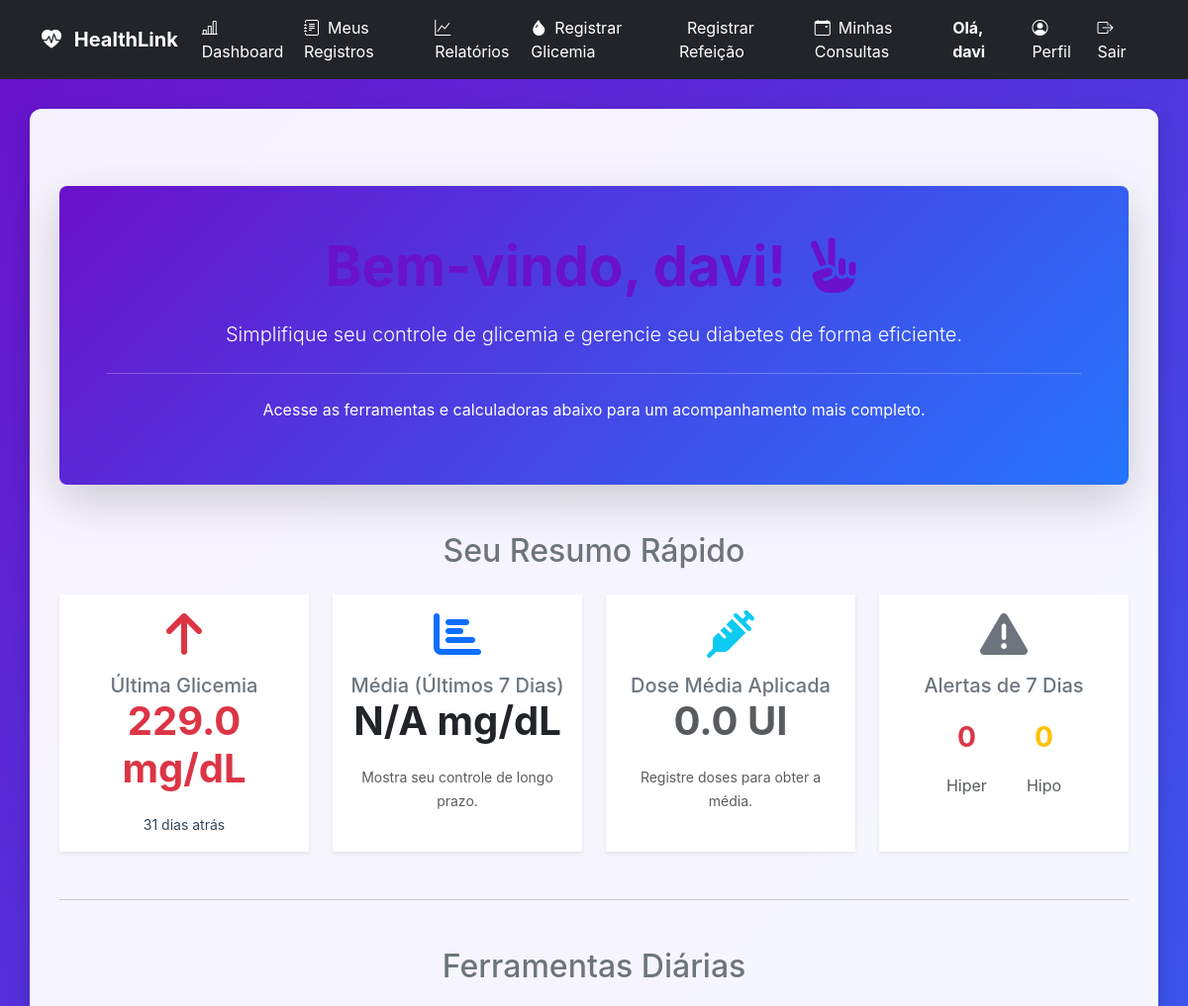
Before: /dashboard (signed in, upper part) with the older database file.
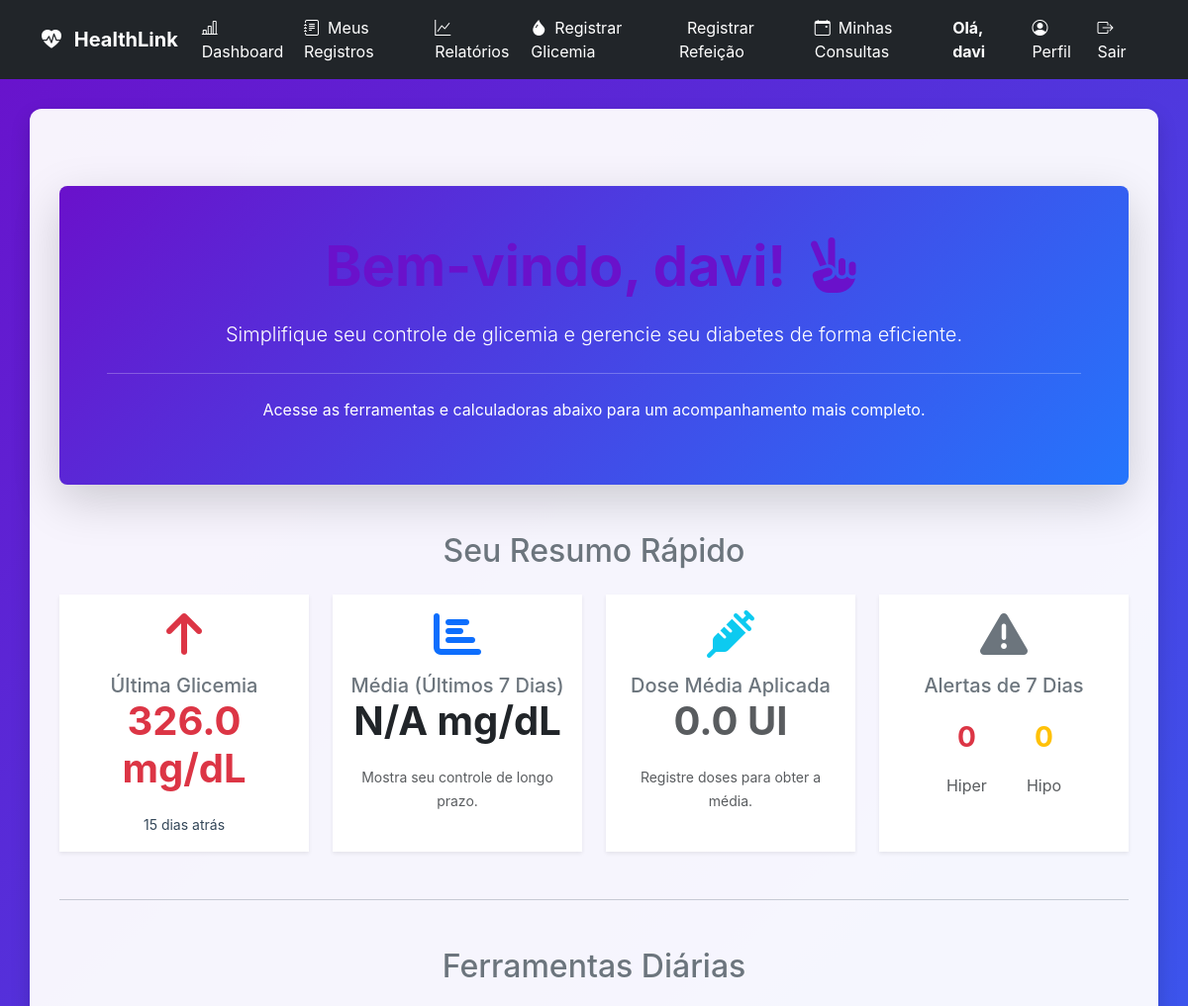
After: the same page with the newer database file.
### tables this page shows
CREATE TABLE registros (
                    id INTEGER PRIMARY KEY,
                    user_id INTEGER NOT NULL,
                    data_hora TEXT NOT NULL,
                    tipo TEXT NOT NULL,
                    valor REAL,
                    observacoes TEXT,
                    alimentos_json TEXT,
                    total_calorias REAL,
                    total_carbs REAL, dose_insulina REAL, dose_aplicada REAL, tipo_medicao TEXT,
                    FOREIGN KEY (user_id) REFERENCES users (id)
                );

### app.py (the view)
@app.route('/dashboard')
@login_required
def dashboard():
    if current_user.role in ['admin', 'secretario']:
        return redirect(url_for('dashboard_gestao'))
    elif current_user.role == 'medico':
        return redirect(url_for('dashboard_medico'))
    elif current_user.role == 'cuidador':
        return redirect(url_for('dashboard_cuidador'))
    elif current_user.role == 'paciente':
        paciente_id = current_user.id
        resumo_dados = db_manager.obter_resumo_paciente(paciente_id)
        dose_media = db_manager.calcular_dose_media_aplicada(paciente_id, dias=14)
        return render_template('dashboard_paciente.html', # Renomeado para clareza
                               resumo_dados=resumo_dados,
                               dose_media_aplicada=dose_media)
    flash("Seu perfil não está configurado. Por favor, entre em contato com o suporte.", 'danger')
    return redirect(url_for('logout'))

### app.py (called while the page is built)
@app.context_processor
def inject_now():
    return {'now': datetime.now}

### database_manager.py (called while the page is built)
    def get_db_connection(self):
        conn = sqlite3.connect(self.db_path)
        conn.execute("PRAGMA foreign_keys = ON;")
        conn.row_factory = sqlite3.Row
        return conn

    def carregar_usuario_por_id(self, user_id):
        conn = self.get_db_connection()
        user_data = conn.execute(
            "SELECT id, username, role, email, nome_completo, razao_ic, fator_sensibilidade, data_nascimento, sexo, telefone, medico_id FROM users WHERE id = ?",
            (user_id,)
        ).fetchone()
        conn.close()
        return dict(user_data) if user_data else None

### models.py (called while the page is built)
    @property
    def is_paciente(self):
        return self.role == 'paciente' or self.role == 'user'

### templates/dashboard_paciente.html (shortened to what the changed rows need)
{% extends 'base.html' %}
{% block content %}
<div class="container my-5">
    <div class="p-5 mb-4 bg-primary rounded-3 shadow-lg text-center text-white hero-dashboard">
        <h1 class="display-4 fw-bold">Bem-vindo, {{ current_user.username }}! <i class="fas fa-hand-peace ms-2"></i>
        </h1>
    </div>
    <h2 class="text-center mt-5 mb-4 text-secondary">Seu Resumo Rápido</h2>
    {% if resumo_dados.ultimo_registro %}
    {% set glicemia_valor = resumo_dados.ultimo_registro.valor | float %}
    {% set status_class = 'text-danger' if glicemia_valor > 180 else ('text-warning' if glicemia_valor < 70
        else 'text-success' ) %} {% set status_icon='fa-arrow-up' if glicemia_valor> 180 else ('fa-arrow-down' if
        glicemia_valor < 70 else 'fa-check-circle' ) %} <div class="row g-4 mb-4">
            <div class="col-12 col-md-6 col-lg-3">
                <div class="dashboard-card bg-white text-center shadow-sm h-100 p-3">
                    <div class="card-body">
                        <i class="fas {{ status_icon }} fa-3x mb-3 {{ status_class }}"></i>
                        <h5 class="card-title text-secondary">Última Glicemia</h5>
                        <h2 class="card-text display-6 fw-bold {{ status_class }}">
                            {{ resumo_dados.ultimo_registro.valor }} mg/dL
                        </h2>
                        <p class="card-text"><small>{{ resumo_dados.ultimo_registro.tempo_desde_ultimo }}</small></p>
                    </div>
                </div>
            </div>
            <div class="col-12 col-md-6 col-lg-3">
                <div class="dashboard-card bg-white text-center shadow-sm h-100 p-3">
                    <div class="card-body">
                        <i class="fas fa-chart-bar fa-3x mb-3 text-primary"></i>
                        <h5 class="card-title text-secondary">Média (Últimos 7 Dias)</h5>
                        <h2 class="card-text display-6 fw-bold text-dark">
                            {% if resumo_dados.media_ultima_semana %}
                            {{ resumo_dados.media_ultima_semana }} mg/dL
                            {% else %}
                            N/A
                            {% endif %}
                        </h2>
                        <p class="card-text"><small class="text-muted">Mostra seu controle de longo prazo.</small></p>
                    </div>
                </div>
            </div>
            <div class="col-12 col-md-6 col-lg-3">
                <div class="dashboard-card bg-white text-center shadow-sm h-100 p-3">
                    <div class="card-body">
                        <i class="fas fa-syringe fa-3x mb-3 text-info"></i>
                        <h5 class="card-title text-secondary">Dose Média Aplicada</h5>
                        {% if dose_media_aplicada is not none and dose_media_aplicada > 0 %}
                        <h2 class="card-text display-6 fw-bold text-dark">{{ dose_media_aplicada }} UI</h2>
                        <p class="card-text"><small class="text-muted">Média das últimas 2 semanas (Sugestão).</small>
                        </p>
                        {% else %}
                        <h2 class="card-text display-6 fw-bold text-muted">0.0 UI</h2>
                        <p class="card-text"><small class="text-muted">Registre doses para obter a média.</small></p>
                        {% endif %}
                    </div>
                </div>
            </div>
            <div class="col-12 col-md-6 col-lg-3">
                <div class="dashboard-card bg-white text-center shadow-sm h-100 p-3">
                    <div class="card-body">
                        <i class="fas fa-exclamation-triangle fa-3x mb-3 text-secondary"></i>
                        <h5 class="card-title text-secondary">Alertas de 7 Dias</h5>
                        <div class="d-flex justify-content-center align-items-center mt-3">
                            <div class="p-2 me-4">
                                <h3 class="fw-bolder text-danger">{{ resumo_dados.hiperglicemia_count }}</h3>
                                <p class="mb-0 text-muted">Hiper</p>
                            </div>
                            <div class="p-2">
                                <h3 class="fw-bolder text-warning">{{ resumo_dados.hipoglicemia_count }}</h3>
                                <p class="mb-0 text-muted">Hipo</p>
                            </div>
                        </div>
                    </div>
                </div>
            </div>
</div>
{% else %}
<div class="alert alert-info text-center mt-5" role="alert">
    Ainda não há registros de glicemia. Use o botão **"Registrar"** para começar a acompanhar seus dados!
</div>
{% endif %}
<h2 class="text-center mb-4 text-secondary">Ferramentas Diárias</h2>
</div>
{% endblock %}

Changed rows visible on the page:
no longer on this page (row unchanged): registros: ultimo_registro.valor "229.0"
added registros: ultimo_registro.valor "326.0"
Other visible differences:
{{ resumo_dados.ultimo_registro.tempo_desde_ultimo }}: "31 dias atrás" → "15 dias atrás"
